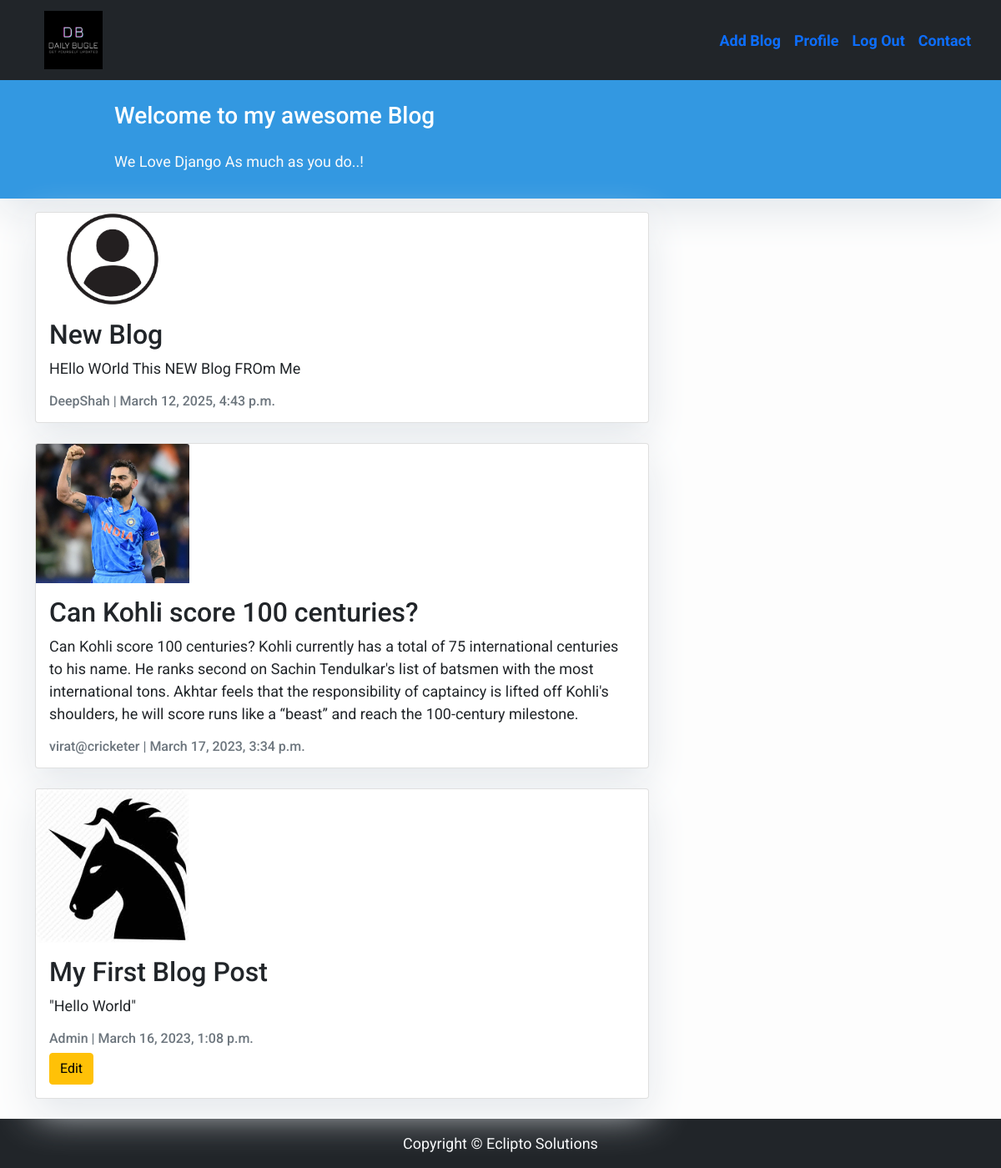
The app's page / (signed in) with its own data.
### blog/models.py (models this page shows, shortened)
class Post(models.Model):
    title = models.CharField(max_length=200, unique=True)
    author = models.ForeignKey(User, on_delete= models.CASCADE,related_name='blog_posts')
    updated_on = models.DateTimeField(auto_now= True)
    content = models.TextField()
    image = models.ImageField(upload_to="profile_pics",blank=True,null=True)
    created_on = models.DateTimeField(auto_now_add=True)
    status = models.IntegerField(choices=STATUS, default=0)
    class Meta:
        ordering = ['-created_on']

### blog/views.py (the view)
# urls.py: path('',home,name="home"),
def home(request):
    data = Post.objects.all()
    return render(request,"home.html",context={"data":data})

### blog/Templates/home.html (shortened to what this page needs)
{% extends "main.html" %}
{% block content %}
<header class="masthead">
    <div class="container">
        <div class="row">
            <div class=" col-md-8 col-md-10 mx-auto">
                <div class="site-heading">
                    <h3 class=" site-heading my-4 mt-3 text-white"> Welcome to my awesome Blog </h3>
                    <p class="text-light">We Love Django As much as you do..! &nbsp
                    </p>
                </div>
            </div>
        </div>
    </div>
</header>
<div class="container">
    <div class="row">
        <div class="col-md-8 mt-3 left">
            {% for i in data %}
            <div class="card mb-4">
                <img src="/media/{{ i.image }}" class="card-img-top w-25" alt="...">
                <div class="card-body">
                    <h2 class="card-title">{{ i.title }}</h2>
                    <p class="card-text">{{ i.content }}</p>
                    <p class="card-text text-muted h6">{{ i.author }} | {{ i.created_on }}</p>
                    {% if user.is_authenticated and user == i.author %}
                    <a href="{% url 'edit_blog' i.id %}" class="btn btn-warning">Edit</a>
                    {% endif %}
                </div>
            </div>
            {% endfor %}
        </div>
    </div>
</div>
{%endblock%}

### blog/Templates/main.html (style rules this page uses)
body { font-family: "Roboto", sans-serif; font-size: 17px; background-color: #fdfdfd; }
.masthead { background: #3398E1; height: auto; padding-bottom: 15px; box-shadow: 0 16px 48px #E3E7EB; padding-top: 10px; }

### blog/Templates/home.html (style rules this page uses)
body { font-family: "Roboto", sans-serif; font-size: 18px; background-color: #fdfdfd; }
.card { box-shadow: 0 16px 48px #E3E7EB; }

### records on screen
Post: image (picture), title "New Blog", content "HEllo WOrld This NEW Blog FROm Me", author "DeepShah", created_on "March 12, 2025, 4:43 p.m."
Post: image (picture), title "Can Kohli score 100 centuries?", content "Can Kohli score 100 centuries? Kohli currently has a total of 75 international centuries to his name. He ranks second on Sachin Tendulkar's list of batsmen with the most international tons. Akhtar feels that the responsibility of captaincy is lifted off Kohli's shoulders, he will score runs like a “beast” and reach the 100-century milestone.", author "virat@cricketer", created_on "March 17, 2023, 3:34 p.m."
Post: image (picture), title "My First Blog Post", content "\"Hello World\"", author "Admin", created_on "March 16, 2023, 1:08 p.m.", shows "Edit"
